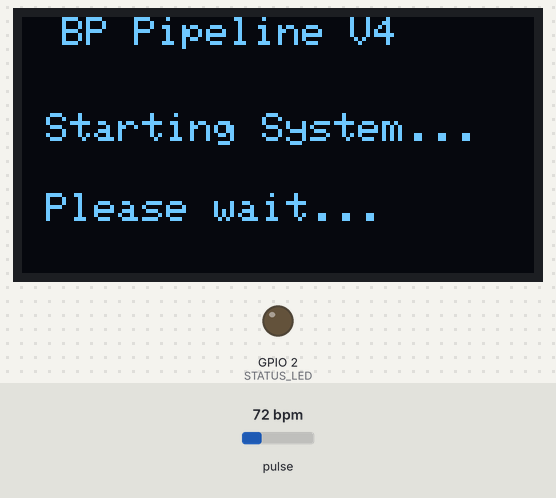
Bench run of a sketch on a simulated ESP32. Parts: 128×64 one-colour display, output pins drawn as LEDs (lit = HIGH). The inputs (shaded band) are chosen by the test bench; at power-on: pulse 72 bpm. What the sketch prints to the serial monitor is not drawn.

Above: at 0.1 s.
At 1.8 s:
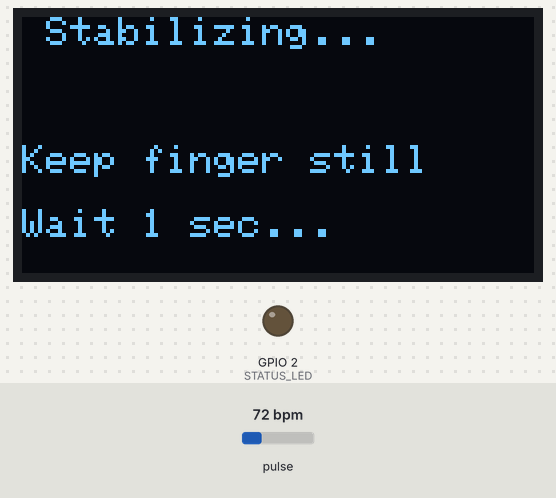
At 14.1 s:
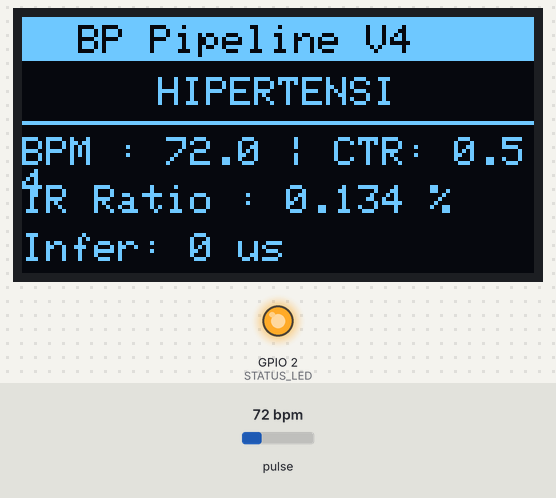
At 39.44 s:
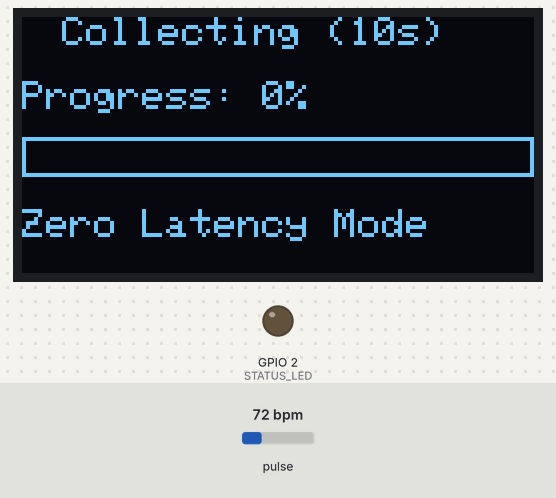
Timing chart, 0 to 40.0 s (numbered marks = the images above):
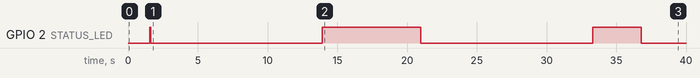

The sketch:

esp32_bp_inference_svm_v4.ino
```cpp
/*
 * ESP32 Blood Pressure Classification V4 (Ultimate Pipeline)
 * RTOS DUAL-CORE + HARDWARE DUAL I2C BUS EDITION (ZERO LATENCY)
 * 10-Second Truncated Window, Balanced Class Model
 *
 * Real-time blood pressure classification using Random Forest TinyML
 * Classification: Non-Hipertensi (0) vs Hipertensi (1)
 * Features: ir_ratio, red_ratio, crest_time_ratio, heart_rate
 *
 * Hardware: ESP32 + MAX30102 PPG Sensor + 0.96" 128x64 OLED (SSD1306)
 *
 * [ULTIMATE I2C ARCHITECTURE]
 * I2C0 (Wire)  -> OLED (SDA 32, SCL 33) -> Controlled by Core 0
 * I2C1 (Wire1) -> MAX30102 (SDA 21, SCL 22) -> Controlled by Core 1
 */

#include "MAX30105.h"
#include "sqa_thresholds.h"
#include <Adafruit_GFX.h>
#include <Adafruit_SSD1306.h>
#include <Wire.h>
#include <math.h>

// Include the V4 SVM model
#include "svm_model_v4.h"

// I2C0 Pin Assignment (OLED)
#define OLED_SDA 32
#define OLED_SCL 33

// I2C1 Pin Assignment (MAX30102 Sensor)
#define SENSOR_SDA 21
#define SENSOR_SCL 22

// OLED display configuration
#define SCREEN_WIDTH 128
#define SCREEN_HEIGHT 64
#define OLED_RESET -1
#define OLED_I2C_ADDR 0x3C

// Instansiasi perangkat keras (Paksa I2C0 100 kHz di constructor agar tidak di-override library)
Adafruit_SSD1306 display(SCREEN_WIDTH, SCREEN_HEIGHT, &Wire, OLED_RESET, 100000UL, 100000UL);
MAX30105 particleSensor;
Eloquent::ML::Port::SVM svm;

// ── Z-Score Normalization Constants (Wajib untuk SVM) ──
#include "svm_scaler_v4.h"

// Sensor configuration
const int SAMPLE_WINDOW = 1000; // EXACTLY 10 seconds at 100Hz
const int SAMPLE_RATE = 100;
const int STATUS_LED = 2;

// Data buffers (Global Static to avoid Heap Fragmentation)
long irBuffer[SAMPLE_WINDOW];
long redBuffer[SAMPLE_WINDOW];
float irFilteredGlobal[SAMPLE_WINDOW];
float redFilteredGlobal[SAMPLE_WINDOW];
static double padXBufferGlobal[SAMPLE_WINDOW + 30];
static double padYBufferGlobal[SAMPLE_WINDOW + 30];

// State Machine (Komunikasi antar Core)
enum AppState {
  STATE_INIT,
  STATE_WAITING_FINGER,
  STATE_SETTLING,
  STATE_COLLECTING,
  STATE_INFERENCING,
  STATE_RESULT,
  STATE_ERROR
};

volatile AppState currentState = STATE_INIT;
volatile int collectionProgress = 0;

// Variabel Global untuk ditampilkan di Layar (diisi oleh Core 1, dibaca oleh
// Core 0)
volatile float g_heartRate = 0;
volatile float g_ctr = 0;
volatile float g_irRatio = 0;
volatile unsigned long g_inferTime = 0;
char g_category[20] = "";

// ── DSP Filters ───────────────────────────────────────────────────────
void detrend_signal(float *buffer, int length) {
  double sum_x = 0, sum_y = 0, sum_xy = 0, sum_xx = 0;
  for (int i = 0; i < length; i++) {
    double x = i;
    double y = buffer[i];
    sum_x += x;
    sum_y += y;
    sum_xy += x * y;
    sum_xx += x * x;
  }
  double n = length;
  double m = (n * sum_xy - sum_x * sum_y) / (n * sum_xx - sum_x * sum_x);
  double c = (sum_y - m * sum_x) / n;
  for (int i = 0; i < length; i++)
    buffer[i] = (float)(buffer[i] - (m * i + c));
}

// Filter Bandpass Butterworth Orde 2 (0.5 - 5.0 Hz pada 100 Hz)
// Implementasi Direct Form II Transposed (DF2T) dengan:
// 1. Gustafsson's Initial Conditions (zi)
// 2. 15-Sample Odd Extension Padding (scipy.signal.filtfilt parity 100%)
// 3. 64-bit double accumulator (zero roundoff / quantization error)
void filtfilt_bandpass(float *buffer, int length) {
  const int PADLEN = 15;
  const int TOTAL_LEN = length + 2 * PADLEN;

  // 1. Odd extension padding (refleksi ganjil di batas)
  for (int i = 0; i < PADLEN; i++) {
    padXBufferGlobal[i] = 2.0 * (double)buffer[0] - (double)buffer[PADLEN - i];
  }
  for (int i = 0; i < length; i++) {
    padXBufferGlobal[PADLEN + i] = (double)buffer[i];
  }
  for (int i = 0; i < PADLEN; i++) {
    padXBufferGlobal[PADLEN + length + i] = 2.0 * (double)buffer[length - 1] - (double)buffer[length - 2 - i];
  }

  // Koefisien Butterworth Bandpass Orde 2 (0.5 - 5.0 Hz pada 100 Hz)
  const double b[5] = {0.01658193, 0.0, -0.03316386, 0.0, 0.01658193};
  const double a[5] = {1.0, -3.58623981, 4.84628980, -2.93042722, 0.67045791};
  const double zi[4] = {-0.01658193, -0.01658193, 0.01658193, 0.01658193};

  // 2. Forward Pass (DF2T) dengan inisialisasi state zi * x_pad[0]
  double z[4];
  for (int k = 0; k < 4; k++) z[k] = zi[k] * padXBufferGlobal[0];
  for (int i = 0; i < TOTAL_LEN; i++) {
    double xn = padXBufferGlobal[i];
    double yn = b[0] * xn + z[0];
    z[0] = b[1] * xn - a[1] * yn + z[1];
    z[1] = b[2] * xn - a[2] * yn + z[2];
    z[2] = b[3] * xn - a[3] * yn + z[3];
    z[3] = b[4] * xn - a[4] * yn;
    padYBufferGlobal[i] = yn;
  }

  // 3. Backward Pass (DF2T) dengan inisialisasi state zi * y_pad[end]
  for (int k = 0; k < 4; k++) z[k] = zi[k] * padYBufferGlobal[TOTAL_LEN - 1];
  for (int i = TOTAL_LEN - 1; i >= 0; i--) {
    double xn = padYBufferGlobal[i];
    double yn = b[0] * xn + z[0];
    z[0] = b[1] * xn - a[1] * yn + z[1];
    z[1] = b[2] * xn - a[2] * yn + z[2];
    z[2] = b[3] * xn - a[3] * yn + z[3];
    z[3] = b[4] * xn - a[4] * yn;
    padYBufferGlobal[i] = yn;
  }

  // 4. Salin kembali dan inversi polaritas (-filtfilt) agar 100% selaras dengan Python
  for (int i = 0; i < length; i++) {
    buffer[i] = -(float)padYBufferGlobal[PADLEN + i];
  }
}

float get_smoothed_val(float *buffer, int i, int length) {
  if (i < 2 || i >= length - 2)
    return buffer[i];
  return (buffer[i - 2] + buffer[i - 1] + buffer[i] + buffer[i + 1] +
          buffer[i + 2]) /
         5.0f;
}

// Menghitung Crest Time Ratio, Heart Rate, serta metrik Kualitas Sinyal (Time
// CV & Amp CV)
float get_ctr_and_hr(float *buffer, int length, float std_val,
                     volatile float &out_hr, float &out_time_cv,
                     float &out_amp_cv) {
  int peak_indices[100];
  int peak_count = 0;
  int min_dist = 35; // Selaras dengan Python distance=35 (mampu deteksi HR hingga 171 BPM)
  int last_peak_idx = -min_dist;
  float peak_threshold = std_val * 0.5f;

  // Exclude 20 sampel di awal dan akhir (0.2s) untuk mencegah border artifact
  for (int i = 20; i < length - 20; i++) {
    float val_prev = get_smoothed_val(buffer, i - 1, length);
    float val_curr = get_smoothed_val(buffer, i, length);
    float val_next = get_smoothed_val(buffer, i + 1, length);

    if (val_curr > val_prev && val_curr > val_next) {
      if (buffer[i] > peak_threshold) {
        if (i - last_peak_idx >= min_dist) {
          peak_indices[peak_count++] = i;
          last_peak_idx = i;
          if (peak_count >= 100)
            break;
        }
      }
    }
  }

  if (peak_count < 2) {
    out_hr = 0;
    return 0;
  }

  float total_rise_time = 0;
  int valid_beats = 0;

  for (int c = 0; c < peak_count; c++) {
    int p_idx = peak_indices[c];
    int start_search = (p_idx - 45 > 0) ? (p_idx - 45) : 0;
    int trough_idx = p_idx;
    for (int j = p_idx - 1; j >= start_search; j--) {
      if (buffer[j] <= buffer[trough_idx]) {
        trough_idx = j;
      } else {
        break;
      }
    }
    if (p_idx > trough_idx) {
      float rise_time_ms = (p_idx - trough_idx) * 10.0f;
      total_rise_time += rise_time_ms;
      valid_beats++;
    }
  }

  float avg_rise_time = (valid_beats > 0) ? (total_rise_time / valid_beats) : 0;

  float total_rr = 0;
  for (int c = 1; c < peak_count; c++)
    total_rr += (peak_indices[c] - peak_indices[c - 1]);

  float avg_rr_samples = total_rr / (peak_count - 1);
  float avg_rr_seconds = avg_rr_samples / 100.0f;
  out_hr = 60.0f / avg_rr_seconds;

  // SQA 1: Kalkulasi Time CV (Jitter RR interval)
  float var_rr = 0;
  for (int c = 1; c < peak_count; c++) {
    float rr = (float)(peak_indices[c] - peak_indices[c - 1]);
    var_rr += (rr - avg_rr_samples) * (rr - avg_rr_samples);
  }
  float std_rr = sqrt(var_rr / (peak_count - 1));
  out_time_cv = (avg_rr_samples > 0) ? ((std_rr / avg_rr_samples) * 100.0f) : 0;

  // SQA 2: Kalkulasi Amp CV (Pressure Shift)
  float total_amp = 0;
  for (int c = 0; c < peak_count; c++) {
    total_amp += buffer[peak_indices[c]];
  }
  float avg_amp = total_amp / peak_count;

  float var_amp = 0;
  for (int c = 0; c < peak_count; c++) {
    float amp = buffer[peak_indices[c]];
    var_amp += (amp - avg_amp) * (amp - avg_amp);
  }
  float std_amp = sqrt(var_amp / peak_count);
  out_amp_cv = (avg_amp > 0) ? (std_amp / avg_amp) : 0;

  // Hitung Crest Time Ratio (CTR)
  float ctr = 0;
  if (out_hr > 0) {
    ctr = avg_rise_time / (60000.0f / out_hr);
  }

  return ctr;
}

// ── TUGAS CORE 0: MENGGAMBAR KE OLED (EKSKLUSIF DI I2C0) ──────────────
void oledTask(void *pvParameters) {
  AppState lastState = (AppState)-1;
  int lastProgress = -1;
  unsigned long lastRefreshTime = 0;

  for (;;) {
    bool needRedraw = false;
    unsigned long now = millis();

    // 1. Gambar saat terjadi perubahan status sistem
    if (currentState != lastState) {
      needRedraw = true;
    }
    // 2. Di STATE_COLLECTING: update progress bar setiap 5% (~500ms) agar bus tenang
    else if (currentState == STATE_COLLECTING) {
      if (collectionProgress != lastProgress && (collectionProgress % 5 == 0 || collectionProgress == 100)) {
        needRedraw = true;
      }
    }
    // 3. Keep-alive heartbeat setiap 3 detik agar layar terverifikasi tetap aktif
    else if (now - lastRefreshTime > 3000) {
      needRedraw = true;
    }

    if (needRedraw) {
      // Health check I2C bus sebelum transmisi
      Wire.beginTransmission(OLED_I2C_ADDR);
      uint8_t i2cErr = Wire.endTransmission();

      // Jika I2C bus lockup atau NACK, lakukan Soft-Reset bus & layar otomatis
      // (Ini meniru apa yang terjadi saat tombol reset ESP32 ditekan, otomatis dalam 20ms)
      if (i2cErr != 0) {
        Serial.printf("[OLED] Bus hang detected (code %d). Auto-recovering OLED...\n", i2cErr);
        Wire.end();
        vTaskDelay(pdMS_TO_TICKS(20));
        pinMode(OLED_SDA, INPUT_PULLUP);
        pinMode(OLED_SCL, INPUT_PULLUP);
        Wire.begin(OLED_SDA, OLED_SCL);
        Wire.setClock(100000);
        Wire.setTimeOut(30);
        display.begin(SSD1306_SWITCHCAPVCC, OLED_I2C_ADDR, false, false);
        display.ssd1306_command(SSD1306_SETCONTRAST);
        display.ssd1306_command(0x4F);
      }

      display.clearDisplay();
      display.setTextSize(1);
      display.setTextColor(SSD1306_WHITE);

      switch (currentState) {
      case STATE_INIT:
        display.setCursor(4, 0);  display.println(" BP Pipeline V4");
        display.setCursor(0, 24); display.println(" Starting System...");
        display.setCursor(0, 44); display.println(" Please wait...");
        break;

      case STATE_WAITING_FINGER:
        display.setCursor(0, 0);
        display.println("  >> READY V4 <<");
        display.setCursor(0, 32);
        display.println("Place finger on");
        display.setCursor(0, 48);
        display.println("the sensor...");
        break;

      case STATE_SETTLING:
        display.setCursor(0, 0);
        display.println(" Stabilizing...");
        display.setCursor(0, 32);
        display.println("Keep finger still");
        display.setCursor(0, 48);
        display.println("Wait 1 sec...");
        break;

      case STATE_COLLECTING:
        display.setCursor(4, 0);
        display.println(" Collecting (10s)");
        display.setCursor(0, 16);
        display.printf("Progress: %d%%", collectionProgress);
        display.drawRect(0, 30, SCREEN_WIDTH, 10, SSD1306_WHITE);
        display.fillRect(2, 32, (SCREEN_WIDTH - 4) * collectionProgress / 100, 6,
                         SSD1306_WHITE);
        display.setCursor(0, 48);
        display.println("Zero Latency Mode");
        break;

      case STATE_INFERENCING:
        display.setCursor(0, 0);
        display.println("  >> INFERENCING <<");
        display.setCursor(0, 32);
        display.println("Applying V4 SVM Model");
        display.setCursor(0, 48);
        display.println("Balanced Dataset...");
        break;

      case STATE_ERROR:
        display.setCursor(0, 0);
        display.println("  >> ERROR <<");
        display.setCursor(0, 32);
        display.println(" Sinyal Rusak!");
        display.setCursor(0, 48);
        display.println(" Coba Lagi...");
        break;

      case STATE_RESULT:
        display.fillRect(0, 0, SCREEN_WIDTH, 11, SSD1306_WHITE);
        display.setTextColor(SSD1306_BLACK);
        display.setCursor(14, 2);
        display.print("BP Pipeline V4");

        display.setTextColor(SSD1306_WHITE);
        int16_t bx, by;
        uint16_t bw, bh;
        display.getTextBounds(g_category, 0, 0, &bx, &by, &bw, &bh);
        display.setCursor((SCREEN_WIDTH - bw) / 2, 15);
        display.print(g_category);

        display.drawFastHLine(0, 26, SCREEN_WIDTH, SSD1306_WHITE);
        display.setCursor(0, 30);
        display.printf("BPM : %.1f | CTR: %.2f", g_heartRate, g_ctr);
        display.setCursor(0, 42);
        display.printf("IR Ratio : %.3f %%", g_irRatio);
        display.setCursor(0, 54);
        display.printf("Infer: %lu us", g_inferTime);
        break;
      }
      display.display();

      lastState = currentState;
      lastProgress = collectionProgress;
      lastRefreshTime = now;
    }

    vTaskDelay(pdMS_TO_TICKS(50)); // Periksa perubahan state setiap 50ms (responsif & hemat daya)
  }
}

// ── SETUP ────────────────────────────────────────────────────────────
void setup() {
  Serial.begin(115200);
  unsigned long startSerial = millis();
  while (!Serial && millis() - startSerial < 1000); // Timeout 1s agar aman running standalone tanpa PC

  pinMode(STATUS_LED, OUTPUT);

  // 1. Inisialisasi I2C0 (Wire) HANYA untuk OLED (100 kHz Standard Mode - Bebas Glitch)
  pinMode(OLED_SDA, INPUT_PULLUP);
  pinMode(OLED_SCL, INPUT_PULLUP);
  Wire.begin(OLED_SDA, OLED_SCL);
  Wire.setClock(100000);
  Wire.setTimeOut(30);

  if (!display.begin(SSD1306_SWITCHCAPVCC, OLED_I2C_ADDR)) {
    Serial.println("ERROR: SSD1306 OLED not found on I2C0!");
  }

  // Set kontras seimbang (0x4F) agar tidak boros arus di 3.3V dan mencegah brownout
  display.ssd1306_command(SSD1306_SETCONTRAST);
  display.ssd1306_command(0x4F);

  display.clearDisplay();
  display.setTextSize(1);
  display.setTextColor(SSD1306_WHITE);
  display.setCursor(4, 0);
  display.println("BP Pipeline V4");
  display.setCursor(0, 28);
  display.println("Dual-I2C + 10s ML");
  display.display();

  Serial.println("====================================");
  Serial.println("ESP32 Blood Pressure Classifier V4");
  Serial.println("ULTIMATE ARCHITECTURE: DUAL CORE & DUAL I2C");
  Serial.println("====================================");

  // 2. Inisialisasi I2C1 (Wire1) HANYA untuk SENSOR MAX30102
  Wire1.begin(SENSOR_SDA, SENSOR_SCL);
  Wire1.setClock(400000);

  if (!particleSensor.begin(Wire1, I2C_SPEED_FAST)) {
    Serial.println("   ERROR: MAX30102 not found on I2C1!");
    while (1) {
      digitalWrite(STATUS_LED, HIGH);
      delay(100);
      digitalWrite(STATUS_LED, LOW);
      delay(100);
    }
  }

  particleSensor.setup(0x1F, 1, 2, 100, 411, 4096);
  particleSensor.setPulseAmplitudeRed(0x1F);
  particleSensor.setPulseAmplitudeIR(0x1F);
  particleSensor.setPulseAmplitudeGreen(0);
  Serial.println("   OK - Sensor initialized on I2C1");

  // 3. Jalankan Task OLED di Core 0
  xTaskCreatePinnedToCore(oledTask,    /* Fungsi task */
                          "OLED_Task", /* Nama task */
                          4096,        /* Ukuran stack (byte) */
                          NULL,        /* Parameter */
                          1,           /* Prioritas (1) */
                          NULL,        /* Handle */
                          0            /* Di-pin ke Core 0 */
  );

  delay(1500); // Biarkan logo terbaca bentar
}

// ── TUGAS CORE 1: MEMBACA SENSOR (EKSKLUSIF DI I2C1) ──────────────────
void loop() {
  currentState = STATE_WAITING_FINGER;
  Serial.println("Waiting for finger...");

  while (true) {
    long irCheck = 0;
    if (particleSensor.available()) {
      irCheck = particleSensor.getIR();
      particleSensor.getRed();
      particleSensor.nextSample();
    } else {
      particleSensor.check();
    }

    if (irCheck > 50000) {
      Serial.println("Finger detected!");
      break;
    }
    digitalWrite(STATUS_LED, !digitalRead(STATUS_LED));
    vTaskDelay(pdMS_TO_TICKS(50));
  }

  currentState = STATE_SETTLING;
  Serial.println("Settling time: Discarding first 100 samples (1 second)...");

  for (int i = 0; i < 100; i++) {
    particleSensor.check();
    if (particleSensor.available()) {
      particleSensor.getIR();
      particleSensor.getRed();
      particleSensor.nextSample();
    }
    vTaskDelay(pdMS_TO_TICKS(10));
  }

  currentState = STATE_COLLECTING;
  collectionProgress = 0;
  Serial.println("Collecting 1000 samples (10 seconds) ZERO LATENCY...");
  digitalWrite(STATUS_LED, LOW);

  // PENGAMBILAN DATA KETAT (100 Hz / 10ms Timer) - NO I2C CONFLICT
  unsigned long nextSampleTime = micros();

  // PENGAMBILAN DATA BERBASIS HARDWARE FIFO SENSOR (100 Hz MURNI - ZERO DUPLICATE)
  int samplesCollected = 0;
  unsigned long collectionStart = millis();

  while (samplesCollected < SAMPLE_WINDOW) {
    particleSensor.check();

    while (particleSensor.available() && samplesCollected < SAMPLE_WINDOW) {
      irBuffer[samplesCollected] = particleSensor.getFIFOIR();
      redBuffer[samplesCollected] = particleSensor.getFIFORed();
      particleSensor.nextSample();

      // EARLY ABORT: Jari terlepas
      if (irBuffer[samplesCollected] < 40000) {
        Serial.println("\n❌ ABORTED: Jari terlepas dari sensor di tengah jalan!");
        currentState = STATE_ERROR;
        for (int k = 0; k < 5; k++) {
          digitalWrite(STATUS_LED, HIGH);
          vTaskDelay(pdMS_TO_TICKS(100));
          digitalWrite(STATUS_LED, LOW);
          vTaskDelay(pdMS_TO_TICKS(100));
        }
        return; // Kembali ke awal loop()
      }

      samplesCollected++;
      if (samplesCollected % 50 == 0) {
        collectionProgress = (samplesCollected * 100) / SAMPLE_WINDOW;
      }
    }

    // Safety timeout: jika dalam 13 detik belum terkumpul 1000 sampel (sensor macet / I2C error)
    if (millis() - collectionStart > 13000) {
      Serial.println("\n❌ TIMEOUT: Sensor terhenti atau pengumpulan data macet!");
      currentState = STATE_ERROR;
      vTaskDelay(pdMS_TO_TICKS(2000));
      return;
    }

    delayMicroseconds(500); // Polling cepat 0.5ms tanpa membebani CPU
  }

  digitalWrite(STATUS_LED, HIGH);
  currentState = STATE_INFERENCING;
  Serial.println("Data collected! Processing DSP Filters...");

  // (DSP dan Machine Learning sepenuhnya dilakukan di Core 1)
  float irSum = 0, redSum = 0;
  for (int i = 0; i < SAMPLE_WINDOW; i++) {
    irSum += irBuffer[i];
    redSum += redBuffer[i];
  }
  float irMean = irSum / SAMPLE_WINDOW;
  float redMean = redSum / SAMPLE_WINDOW;

  for (int i = 0; i < SAMPLE_WINDOW; i++) {
    irFilteredGlobal[i] = (float)irBuffer[i];
    redFilteredGlobal[i] = (float)redBuffer[i];
  }

  detrend_signal(irFilteredGlobal, SAMPLE_WINDOW);
  detrend_signal(redFilteredGlobal, SAMPLE_WINDOW);
  filtfilt_bandpass(irFilteredGlobal, SAMPLE_WINDOW);
  filtfilt_bandpass(redFilteredGlobal, SAMPLE_WINDOW);

  // Inversi polaritas sinyal (-filtfilt) sudah dilakukan langsung di dalam filtfilt_bandpass

  float irFiltMean = 0, redFiltMean = 0;
  for (int i = 0; i < SAMPLE_WINDOW; i++) {
    irFiltMean += irFilteredGlobal[i];
    redFiltMean += redFilteredGlobal[i];
  }
  irFiltMean /= SAMPLE_WINDOW;
  redFiltMean /= SAMPLE_WINDOW;

  float irVar = 0, redVar = 0;
  for (int i = 0; i < SAMPLE_WINDOW; i++) {
    irVar +=
        (irFilteredGlobal[i] - irFiltMean) * (irFilteredGlobal[i] - irFiltMean);
    redVar += (redFilteredGlobal[i] - redFiltMean) *
              (redFilteredGlobal[i] - redFiltMean);
  }
  float irStd = sqrt(irVar / SAMPLE_WINDOW);
  float redStd = sqrt(redVar / SAMPLE_WINDOW);

  float time_cv = 0;
  float amp_cv = 0;
  g_ctr = get_ctr_and_hr(irFilteredGlobal, SAMPLE_WINDOW, irStd, g_heartRate,
                         time_cv, amp_cv);
  g_irRatio = (irMean > 0) ? ((irStd / irMean) * 100.0f) : 0;
  float redRatio = (redMean > 0) ? ((redStd / redMean) * 100.0f) : 0;

  // ── SQA / Signal Validation ──────────────────────────────────────────
  if (g_heartRate < 40.0f || g_heartRate > 180.0f || g_ctr <= 0.0f ||
      time_cv > MAX_TIME_CV || amp_cv > MAX_AMP_CV) {
    currentState = STATE_ERROR;
    Serial.printf("❌ SQA REJECTED! HR: %.1f, TimeCV: %.1f%%, AmpCV: %.3f\n",
                  g_heartRate, time_cv, amp_cv);
    vTaskDelay(pdMS_TO_TICKS(3500));
    return;
  }
  Serial.printf("✅ SQA PASSED! HR: %.1f, TimeCV: %.1f%%, AmpCV: %.3f\n",
                g_heartRate, time_cv, amp_cv);

  // --- NORMALISASI Z-SCORE UNTUK SVM ---
  float raw_features[4] = {g_irRatio, redRatio, g_ctr, g_heartRate};
  float norm_features[4];
  for (int i = 0; i < 4; i++) {
    norm_features[i] = (raw_features[i] - FEATURE_MEANS[i]) / FEATURE_SCALES[i];
  }

  // --- KLASIFIKASI TINYML ---
  unsigned long mlStart = millis();
  int prediction = svm.predict(norm_features);
  g_inferTime = millis() - mlStart;

  strcpy(g_category, (prediction == 0) ? "NON-HIPERTENSI" : "HIPERTENSI");
  currentState = STATE_RESULT; // Update state setelah string terisi aman
  Serial.printf("Klasifikasi V4  : %s\n", g_category);

  // ── LOG DETAIL FITUR UNTUK LAPORAN SKRIPSI ──────────────────────────
  Serial.println("──────────────────────────────────────────────");
  Serial.println("[LAPORAN INFERENSI]");
  Serial.printf("  Heart Rate     : %.2f BPM\n", g_heartRate);
  Serial.printf("  Crest Time R.  : %.4f\n", g_ctr);
  Serial.printf("  IR Ratio       : %.4f %%\n", g_irRatio);
  Serial.printf("  RED Ratio      : %.4f %%\n", redRatio);
  Serial.printf("  Time CV (SQA)  : %.2f %%\n", time_cv);
  Serial.printf("  Amp CV  (SQA)  : %.3f\n", amp_cv);
  Serial.printf("  Inference Time : %lu ms\n", g_inferTime);
  Serial.printf("  Prediksi       : %s (kelas %d)\n", g_category, prediction);
  Serial.println("──────────────────────────────────────────────");
  // Format CSV (bisa di-copy langsung ke spreadsheet):
  // ir_ratio, red_ratio, crest_time_ratio, heart_rate, time_cv, amp_cv, prediksi
  Serial.printf("CSV: %.4f,%.4f,%.4f,%.2f,%.2f,%.3f,%d\n", g_irRatio, redRatio, g_ctr, g_heartRate, time_cv, amp_cv, prediction);

  vTaskDelay(pdMS_TO_TICKS(7000)); // Biarkan layar Result tampil 7 detik
}
```

Source omitted: sqa_thresholds.h (231 bytes), svm_model_v4.h (17876 bytes), svm_scaler_v4.h (273 bytes)

Measured:
- by itself, GPIO 2 (STATUS_LED): goes HIGH 0.05 s, LOW 12.3 s, HIGH 7.1 s, LOW 12.3 s, HIGH 3.5 s, then LOW
- what the display in image 0 shows lasts 1.5 s, from 0.1 s to 1.6 s
- what the display in image 1 shows lasts 2.3 s, from 1.7 s to 4.0 s
- what the display in image 2 shows lasts 7.0 s, from 14.0 s to 21.0 s
- what the display in image 3 shows lasts 0.5 s, from 39.2 s to 39.7 s
